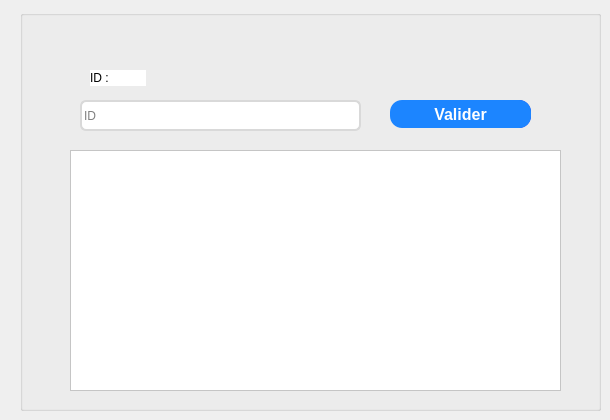
      <widget class="QWidget" name="tab_20">
       <attribute name="title">
        <string>Rechercher</string>
       </attribute>
       <widget class="QGroupBox" name="groupBox_18">
        <property name="geometry">
         <rect>
          <x>20</x>
          <y>10</y>
          <width>581</width>
          <height>401</height>
         </rect>
        </property>
        <property name="styleSheet">
         <string notr="true">/* Style for a QGroupBox for login information */
QGroupBox {
    border: 2px solid #bdc3c7; /* Border with default color */
    border-radius: 8px; /* Rounded corners */
    margin-top: 10px; /* Top margin */
    background-color: #ffffff;
; /* Background color */
}

/* Style for the title of the QGroupBox */
QGroupBox::title {
    subcontrol-origin: margin;
    subcontrol-position: top left;
    left: 10px; /* Offset the title to the left */
    padding: 0 5px; /* Internal padding for the title */
    font-size: 16px; /* Title font size */
    color: #2c3e50; /* Title text color */

}a
</string>
        </property>
        <property name="title">
         <string/>
        </property>
        <widget class="QLabel" name="label_52">
         <property name="geometry">
          <rect>
           <x>70</x>
           <y>60</y>
           <width>56</width>
           <height>16</height>
          </rect>
         </property>
         <property name="styleSheet">
          <string notr="true">font: 87 9pt &quot;Arial Black&quot;;
background-color: white;</string>
         </property>
         <property name="text">
          <string>ID :</string>
         </property>
        </widget>
        <widget class="QTableView" name="tab__rech_4">
         <property name="geometry">
          <rect>
           <x>50</x>
           <y>140</y>
           <width>491</width>
           <height>241</height>
          </rect>
         </property>
         <property name="styleSheet">
          <string notr="true">background-color: white;</string>
         </property>
        </widget>
        <widget class="QPushButton" name="pushButton_42">
         <property name="geometry">
          <rect>
           <x>380</x>
           <y>90</y>
           <width>131</width>
           <height>28</height>
          </rect>
         </property>
         <property name="minimumSize">
          <size>
           <width>93</width>
           <height>28</height>
          </size>
         </property>
         <property name="styleSheet">
          <string notr="true">QPushButton{
	padding: 0px 16px;


width: 86px;
height: 48px;
left: 1996px;
top: 64px;

/* Blue/50 */
background: #0E33F2;
border-radius: 12px;


/* Button */

width: 54px;
height: 24px;

font-family: 'Inter';
font-style: normal;
font-weight: 800;
font-size: 16px;
line-height: 24px;
/* identical to box height, or 150% */

/* Base/100 */
color: #FFFFFF;
}

QPushButton:hover{
	padding: 0px 16px;


width: 86px;
height: 48px;
left: 1996px;
top: 64px;

/* Blue/50 */
background: #0B28C2;
border-radius: 12px;


/* Button */

width: 54px;
height: 24px;

font-family: 'Inter';
font-style: normal;
font-weight: 800;
font-size: 16px;
line-height: 24px;
/* identical to box height, or 150% */

/* Base/100 */
color: #FFFFFF;
}


QPushButton:pressed{
	padding: 0px 16px;


width: 86px;
height: 48px;
left: 1996px;
top: 64px;

/* Blue/50 */
background: #081E91;
border-radius: 12px;


/* Button */

width: 54px;
height: 24px;

font-family: 'Inter';
font-style: normal;
font-weight: 800;
font-size: 16px;
line-height: 24px;
/* identical to box height, or 150% */

/* Base/100 */
color: #FFFFFF;
}</string>
         </property>
         <property name="text">
          <string>Rechercher</string>
         </property>
        </widget>
        <widget class="QPushButton" name="pushButton_43">
         <property name="geometry">
          <rect>
           <x>370</x>
           <y>90</y>
           <width>141</width>
           <height>28</height>
          </rect>
         </property>
         <property name="sizePolicy">
          <sizepolicy hsizetype="Preferred" vsizetype="Preferred">
           <horstretch>0</horstretch>
           <verstretch>0</verstretch>
          </sizepolicy>
         </property>
         <property name="minimumSize">
          <size>
           <width>93</width>
           <height>28</height>
          </size>
         </property>
         <property name="styleSheet">
          <string notr="true">QPushButton{
	padding: 0px 16px;


width: 86px;
height: 48px;
left: 1996px;
top: 64px;

/* Blue/50 */
background: rgb(28,133,255);
border-radius: 12px;


/* Button */

width: 54px;
height: 24px;

font-family: 'Inter';
font-style: normal;
font-weight: 800;
font-size: 16px;
line-height: 24px;
/* identical to box height, or 150% */

/* Base/100 */
color: white;
font: 87 8.5pt &quot;Segoe UI Black&quot;;
}

QPushButton:hover{
	padding: 0px 16px;


width: 86px;
height: 48px;
left: 1996px;
top: 64px;

/* Blue/50 */
background: #0B28C2;
border-radius: 12px;


/* Button */

width: 54px;
height: 24px;

font-family: 'Inter';
font-style: normal;
font-weight: 800;
font-size: 16px;
line-height: 24px;
/* identical to box height, or 150% */

/* Base/100 */
color: white;
}


QPushButton:pressed{
	padding: 0px 16px;


width: 86px;
height: 48px;
left: 1996px;
top: 64px;

/* Blue/50 */
background: #081E91;
border-radius: 12px;


/* Button */

width: 54px;
height: 24px;

font-family: 'Inter';
font-style: normal;
font-weight: 800;
font-size: 16px;
line-height: 24px;
/* identical to box height, or 150% */

/* Base/100 */
color: white;
}

</string>
         </property>
         <property name="text">
          <string>Valider</string>
         </property>
        </widget>
        <widget class="QLineEdit" name="le_id_10">
         <property name="geometry">
          <rect>
           <x>60</x>
           <y>90</y>
           <width>281</width>
           <height>31</height>
          </rect>
         </property>
         <property name="styleSheet">
          <string notr="true">


position: absolute;
width: 428px;
height: 50px;
left: 1122px;
top: 327px;
background-color: #ffffff;

border: 2px solid #D9D9D9;
border-radius: 6px;
</string>
         </property>
         <property name="placeholderText">
          <string>ID</string>
         </property>
        </widget>
       </widget>
      </widget>
